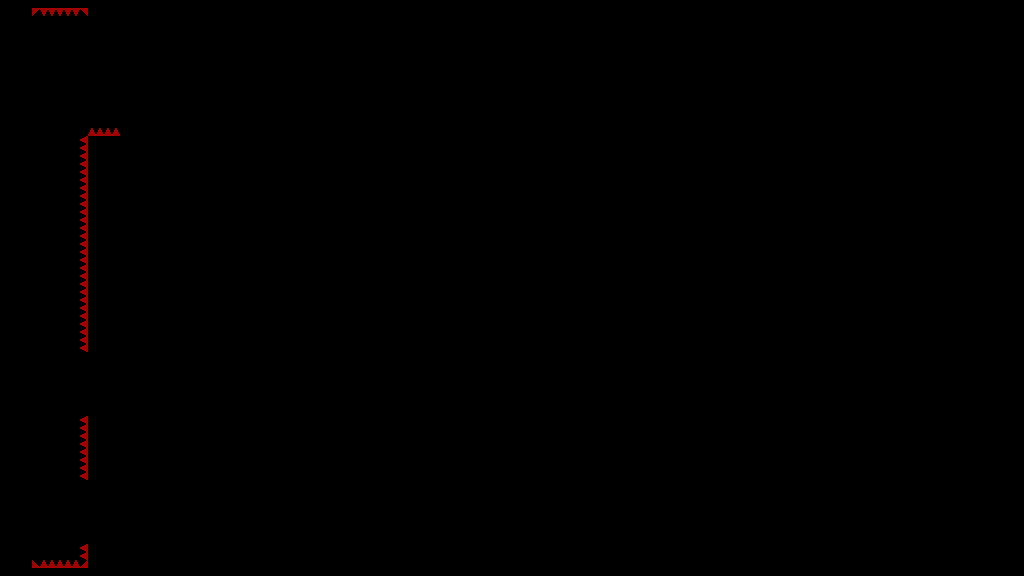

Rendered tile map (Tiled .tmx) drawn with the repository's tilesets; below, a short description and the map source with its tile grids summarised:
An orthogonal 128x72 tile map with 8x8 px tiles, 1 tile layer (T_Spikes) and 14 objects.

<map version="1.4" tiledversion="1.4.3" orientation="orthogonal" renderorder="right-down" width="128" height="72" tilewidth="8" tileheight="8" infinite="0" nextlayerid="5" nextobjectid="257">
 <tileset firstgid="1" source="../../../Sprites/Tiles/DEV/flat/T_spr_nv_flat_0.tsx" />
 <layer id="1" name="T_Spikes" width="128" height="72">
  <data>[9216 cells, 55 non-empty, 2 distinct tile ids]</data>
 </layer>
 <objectgroup id="2" name="C_Solid">
  <object id="239" x="88" y="280" width="152" height="72" />
  <object id="242" x="240" y="352" width="152" height="64" />
  <object id="243" x="88" y="416" width="152" height="64" />
  <object id="245" x="152" y="480" width="88" height="64" />
  <object id="246" x="88" y="544" width="152" height="32" />
  <object id="247" x="0" y="0" width="32" height="576" />
  <object id="249" x="88" y="136" width="32" height="144" />
  <object id="250" x="88" y="0" width="936" height="32" />
  <object id="251" x="992" y="32" width="32" height="512" />
  <object id="252" x="240" y="416" width="152" height="160" />
  <object id="254" x="432" y="112" width="32" height="32" />
  <object id="255" x="32" y="568" width="56" height="8" />
  <object id="256" x="32" y="0" width="56" height="8" />
 </objectgroup>
 <objectgroup id="3" name="C_Balls">
  <object id="253" x="144" y="392" width="8" height="8" />
 </objectgroup>
 <objectgroup id="4" name="C_Orbs" />
</map>
